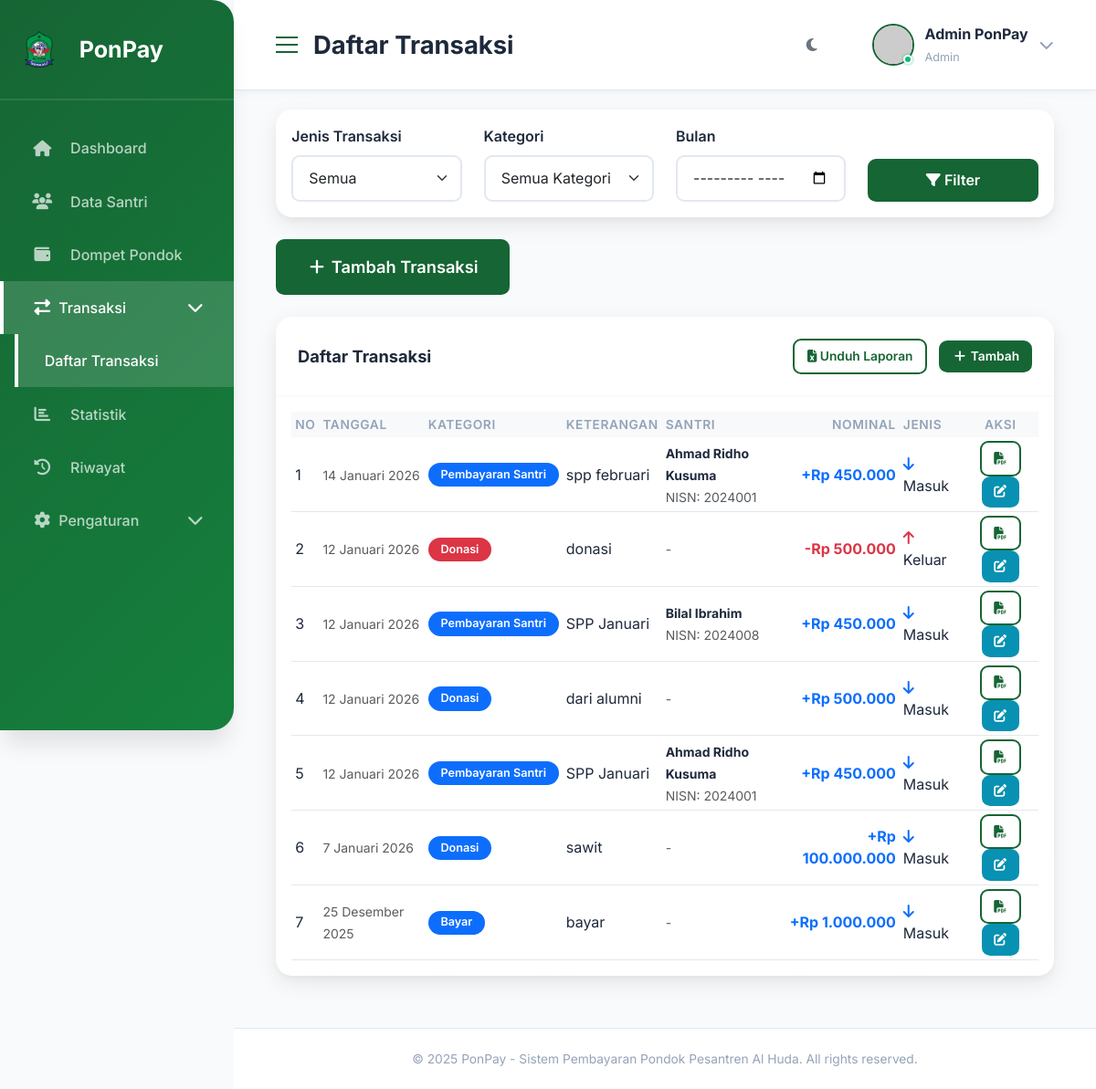
/transaction/, run on the app's committed database.
### tables this page shows
CREATE TABLE transactions (
        id INTEGER PRIMARY KEY AUTOINCREMENT,
        user_id INTEGER NOT NULL,
        student_id INTEGER,
        type TEXT NOT NULL,
        category TEXT NOT NULL,
        amount INTEGER NOT NULL,
        description TEXT,
        date DATE NOT NULL,
        created_at TIMESTAMP DEFAULT CURRENT_TIMESTAMP, bill_id INTEGER REFERENCES bills(id),
        FOREIGN KEY (user_id) REFERENCES users(id),
        FOREIGN KEY (student_id) REFERENCES students(id)
    );

### routes.py (the view)
@transaction_bp.route('/')
def index():
    user_id = session.get('user_id', 1)
    filter_type = request.args.get('type', 'all')
    filter_category = request.args.get('category', 'all')
    filter_month = request.args.get('month', '')
    query = '''
        SELECT t.*,
               COALESCE(s.name, '') as student_name,
               COALESCE(s.nisn, '') as student_nisn
        FROM transactions t
        LEFT JOIN students s ON t.student_id = s.id
        WHERE t.user_id = ?
    '''
    params = [user_id]
    if filter_type != 'all':
        query += 'AND t.type = ? '
        params.append(filter_type)
    if filter_category != 'all':
        query += 'AND t.category = ? '
        params.append(filter_category)
    if filter_month:
        query += 'AND t.date LIKE ? '
        params.append(f'{filter_month}%')
    query += 'ORDER BY t.date DESC, t.created_at DESC'
    transactions = query_db(query, params)
    categories_income = query_db(
        'SELECT DISTINCT category FROM transactions WHERE user_id = ? AND type = "income" ORDER BY category',
        (user_id,)
    )
    categories_expense = query_db(
        'SELECT DISTINCT category FROM transactions WHERE user_id = ? AND type = "expense" ORDER BY category',
        (user_id,)
    )
    return render_template('transaction.html',
                         transactions=transactions,
                         categories_income=[r['category'] for r in categories_income],
                         categories_expense=[r['category'] for r in categories_expense],
                         filter_type=filter_type,
                         filter_category=filter_category,
                         filter_month=filter_month)

### app.py (called while the page is built)
@app.template_filter('rupiah')
def rupiah_format(value):
    try:
        value = int(value) if isinstance(value, (int, float)) else int(value)
        return f"Rp {value:,.0f}".replace(',', '.')
    except (ValueError, TypeError):
        return "Rp 0"

@app.template_filter('format_date')
def format_date(date_string):
    months = {
        'January': 'Januari', 'February': 'Februari', 'March': 'Maret',
        'April': 'April', 'May': 'Mei', 'June': 'Juni',
        'July': 'Juli', 'August': 'Agustus', 'September': 'September',
        'October': 'Oktober', 'November': 'November', 'December': 'Desember'
    }
    try:
        if isinstance(date_string, str):
            dt = datetime.strptime(date_string, '%Y-%m-%d')
        else:
            dt = date_string
        day = dt.day
        month_en = dt.strftime('%B')
        year = dt.year
        month_id = months.get(month_en, month_en)
        return f"{day} {month_id} {year}"
    except:
        return str(date_string)

### db.py (called while the page is built)
def get_db():
    if 'db' not in g:
        g.db = sqlite3.connect(current_app.config['DATABASE'])
        g.db.row_factory = sqlite3.Row  # Enable column access by name
    return g.db

def query_db(query, args=(), one=False):
    cursor = get_db().cursor()
    cursor.execute(query, args)
    rv = cursor.fetchall()
    cursor.close()
    return (rv[0] if rv else None) if one else rv

### templates/transaction.html (shortened to what this page needs)
{% extends 'base.html' %}
{% block page_title %}Daftar Transaksi{% endblock %}
{% block content %}
<div class="container-fluid">
    <div class="row mb-4">
        <div class="col-12">
            <div class="card">
                <div class="card-body">
                    <div class="row align-items-end">
                        <div class="col-md-3 mb-3 mb-md-0">
                            <label class="form-label">Jenis Transaksi</label>
                            <select class="form-select" id="filterType">
                                <option value="all">Semua</option>
                            </select>
                        </div>
                        <div class="col-md-3 mb-3 mb-md-0">
                            <label class="form-label">Kategori</label>
                            <select class="form-select" id="filterCategory">
                                <option value="all">Semua Kategori</option>
                            </select>
                        </div>
                        <div class="col-md-3 mb-3 mb-md-0">
                            <label class="form-label">Bulan</label>
                            <input type="month" class="form-control" id="filterMonth" value="{{ filter_month }}">
                        </div>
                        <div class="col-md-3 mb-3 mb-md-0">
                            <button class="btn btn-primary w-100" id="filterBtn">
                                <i class="fas fa-filter"></i> Filter
                            </button>
                        </div>
                    </div>
                </div>
            </div>
        </div>
    </div>
    <div class="row mb-4">
        <div class="col-12">
            <a href="{{ url_for('transaction.add') }}" class="btn btn-success btn-lg">
                <i class="fas fa-plus"></i> Tambah Transaksi
            </a>
        </div>
    </div>
    <div class="row">
        <div class="col-12">
            <div class="card">
                <div class="card-header d-flex justify-content-between align-items-center">
                    <h6 class="card-title mb-0">Daftar Transaksi</h6>
                    <div>
                        <button id="downloadReportBtn" class="btn btn-outline-primary btn-sm me-2">
                            <i class="fas fa-file-excel"></i> Unduh Laporan
                        </button>
                        <a href="{{ url_for('transaction.add') }}" class="btn btn-success btn-sm">
                            <i class="fas fa-plus"></i> Tambah
                        </a>
                    </div>
                </div>
                <div class="card-body">
                    <div class="table-responsive">
                        <table class="table table-hover table-sm">
                            <thead class="table-light">
                                <tr>
                                    <th>No</th>
                                    <th>Tanggal</th>
                                    <th>Kategori</th>
                                    <th>Keterangan</th>
                                    <th>Santri</th>
                                    <th class="text-end">Nominal</th>
                                    <th>Jenis</th>
                                    <th class="text-center">Aksi</th>
                                </tr>
                            </thead>
                            <tbody>
                                {% set counter = namespace(value=1) %}
                                {% for trans in transactions %}
                                <tr>
                                    <td>{{ counter.value }}</td>
                                    <td>
                                        <small class="text-muted">{{ trans['date']|format_date }}</small>
                                    </td>
                                    <td>
                                        <span class="badge {% if trans['type'] == 'income' %}bg-primary{% else %}bg-danger{% endif %} text-white">
                                            {{ trans['category'] }}
                                        </span>
                                    </td>
                                    <td>{{ trans['description'] }}</td>
                                    <td>
                                        {% if trans['student_name'] %}
                                            <small><strong>{{ trans['student_name'] }}</strong></small>
                                            <br>
                                            <small class="text-muted">NISN: {{ trans['student_nisn'] }}</small>
                                        {% else %}
                                            <small class="text-muted">-</small>
                                        {% endif %}
                                    </td>
                                    <td class="text-end font-weight-bold">
                                        <span class="{% if trans['type'] == 'income' %}text-primary{% else %}text-danger{% endif %}">
                                            {% if trans['type'] == 'income' %}+{% else %}-{% endif %}{{ trans['amount']|rupiah }}
                                        </span>
                                    </td>
                                    <td>
                                        {% if trans['type'] == 'income' %}
                                            <i class="fas fa-arrow-down text-primary"></i> Masuk
                                        {% else %}
                                            <i class="fas fa-arrow-up text-danger"></i> Keluar
                                        {% endif %}
                                    </td>
                                    <td class="text-center">
                                        <a href="{{ url_for('transaction.receipt', id=trans['id']) }}" class="btn btn-sm btn-outline-primary" title="Cetak Kwitansi" target="_blank">
                                            <i class="fas fa-file-pdf"></i>
                                        </a>
                                        <a href="{{ url_for('transaction.edit', id=trans['id']) }}" class="btn btn-sm btn-info" title="Edit">
                                            <i class="fas fa-edit"></i>
                                        </a>
                                    </td>
                                </tr>
                                {% set counter.value = counter.value + 1 %}
                                {% else %}
                                <tr>
                                    <td colspan="8" class="text-center text-muted py-4">
                                        <i class="fas fa-inbox"></i> Belum ada transaksi
                                    </td>
                                </tr>
                                {% endfor %}
                            </tbody>
                        </table>
                    </div>
                </div>
            </div>
        </div>
    </div>
</div>
{% endblock %}

### data on the page
transactions: value "1", type "income" (drawn)
transactions: value "2", type "expense" (drawn)
transactions: value "3", type "income" (drawn)
transactions: value "4", type "income" (drawn)
transactions: value "5", type "income" (drawn)
transactions: value "6", type "income" (drawn)
transactions: value "7", type "income" (drawn)

### other printed values
{{ session.get('full_name', 'Admin PonPay') }} "Admin PonPay"
{{ session.get('role', 'admin') }} "Admin"
